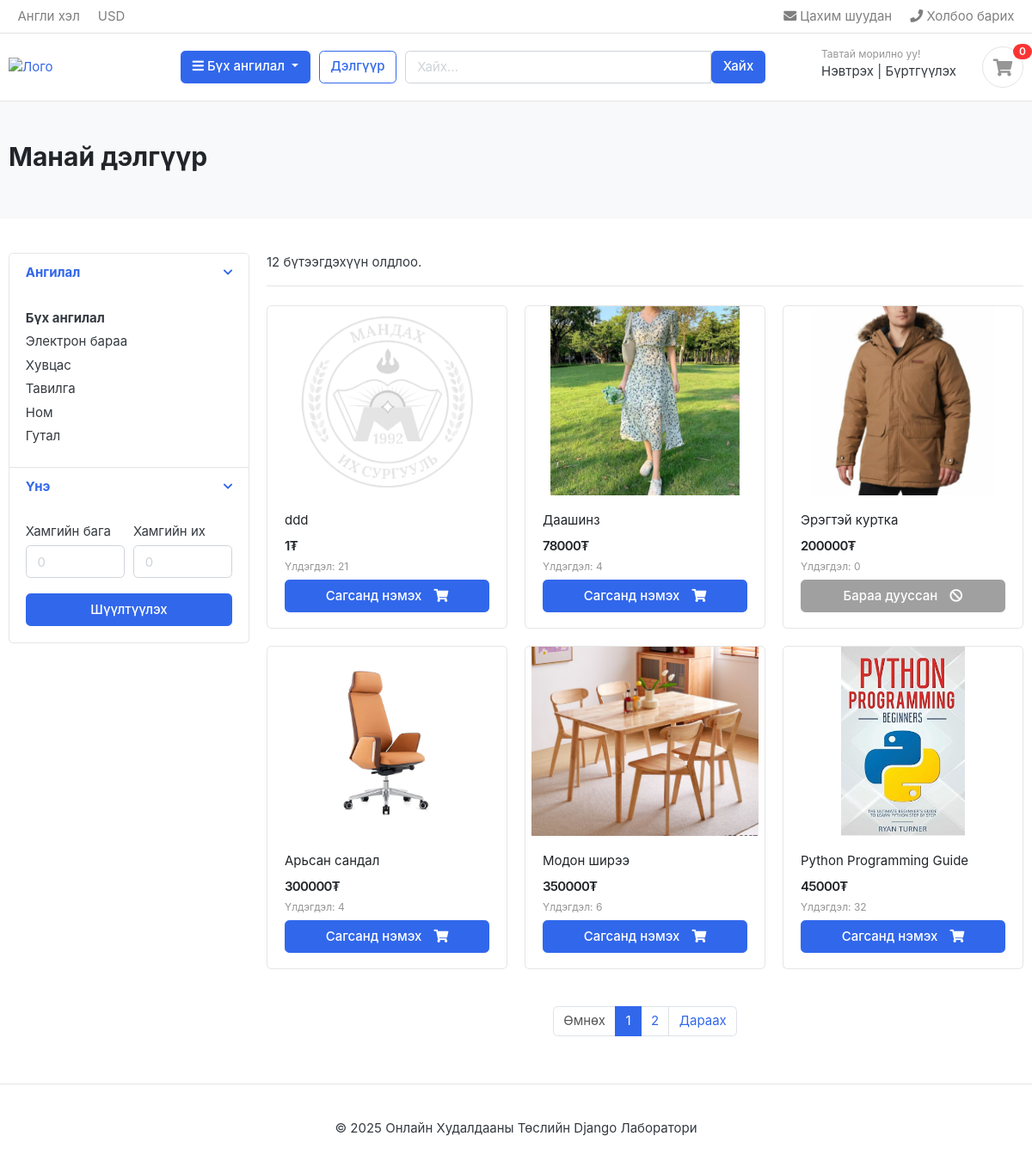
/store/, run on the app's committed database.
### shop_app/models.py (models this page shows, shortened)
class Category(models.Model):
    category_name = models.CharField(max_length=50, unique=True)
    slug = models.SlugField(max_length=100, unique=True)
    description = models.TextField(max_length=255, blank=True)
    cat_image = models.ImageField(upload_to='images/categories', blank=True)
    class Meta:
        db_table = "tbl_categories"
    def getUrl(self):
        return reverse('categoryDetail', kwargs={'slug': self.slug})

class Product(models.Model):
    product_name = models.CharField(
        max_length=200,
        unique=True)
    slug = models.SlugField(max_length=200, unique=True)
    description = models.TextField(max_length=500, blank=True)
    price = models.IntegerField()
    images = models.ImageField(upload_to='images/products')
    stock = models.IntegerField()
    is_available = models.BooleanField(default=True)
    category = models.ForeignKey(Category, on_delete=models.CASCADE)
    created_date = models.DateTimeField(auto_now_add=True)
    modified_date = models.DateTimeField(auto_now=True)
    def getUrl(self):
        return reverse("product_detail", kwargs= {
            "categorySlug": self.category.slug,
            "productSlug": self.slug
        })
    class Meta:
        db_table = "tbl_products"

### shop_app/views.py (the view, shortened to what this page needs)
# urls.py: path("store/",           include('shop_app.urls'),          name="store"),
def store(request, slug=None):
    categories = Category.objects.all()
    products_list = Product.objects.filter(is_available=True)
    keyword = request.GET.get('keyword', '')
    min_price = request.GET.get('min_price', '')
    max_price = request.GET.get('max_price', '')
    selected_category = None
    selected_category_obj = None
    category_param = request.GET.get('category', '')
    if keyword:
        products_list = products_list.filter(
            Q(product_name__icontains=keyword) |
            Q(description__icontains=keyword)
        ).distinct()
    if min_price:
        try:
            min_price_int = int(min_price)
            products_list = products_list.filter(price__gte=min_price_int)
        except ValueError:
            min_price = ''
    if max_price:
        try:
            max_price_int = int(max_price)
            products_list = products_list.filter(price__lte=max_price_int)
        except ValueError:
            max_price = ''
    products_list = products_list.order_by('-created_date')
    paginator = Paginator(products_list, 6)
    page_number = request.GET.get('page')
    products = paginator.get_page(page_number)
    context = {
        'categories': categories,
        'products': products,
        'count': products_list.count(),
        'selected_category': selected_category,
        'selected_category_obj': selected_category_obj,
        'keyword': keyword,
        'min_price': min_price,
        'max_price': max_price,
    }
    return render(request, 'store.html', context)

### cart_app/context_processors.py (called while the page is built)
def counter(request):
    cart_count = 0
    try:
        cart = Cart.objects.filter(id=_cart_id(request))
        cart_items = CartItem.objects.all().filter(cart = cart[:1])
        for cart_item in cart_items:
            cart_count += cart_item.quantity
    except Cart.DoesNotExist:
        cart_count = 0
    return dict(cart_count = cart_count)

### cart_app/views.py (called while the page is built)
def _cart_id(request):
    cart = request.session.session_key
    if not cart:
        cart = request.session.create()
    return cart

### lab2Template/contextProcessors.py (called while the page is built)
def categoriesProcessor(request):
    categories = Category.objects.all()
    return {'categories': categories}

### templates/store.html (shortened to what this page needs)
{% extends "base.html" %}
{% load static %}
{% block content %}
<section class="section-pagetop bg">
  <div class="container">
    <h2 class="title-page">Манай дэлгүүр</h2>
  </div>
</section>
<section class="section-content padding-y">
  <div class="container">
    <div class="row">
      <aside class="col-md-3">
        <div class="card">
          <article class="filter-group">
            <header class="card-header">
              <a href="#" data-toggle="collapse" data-target="#collapse_1" aria-expanded="true">
                <i class="icon-control fa fa-chevron-down"></i>
                <h6 class="title">Ангилал</h6>
              </a>
            </header>
            <div class="filter-content collapse show" id="collapse_1">
              <div class="card-body">
                <ul class="list-menu">
                  <li>
                    <a href="{% url 'store' %}">
                      <strong>Бүх ангилал</strong>
                    </a>
                  </li>
                  {% for category in categories %}
                    <li>
                      <a href="?category={{ category.slug }}&keyword={{ keyword }}&min_price={{ min_price }}&max_price={{ max_price }}">
                        {% if selected_category == category.slug %}
                          <strong>{{ category.category_name }}</strong>
                        {% else %}
                          {{ category.category_name }}
                        {% endif %}
                      </a>
                    </li>
                  {% empty %}
                    <span class="dropdown-item">Ангилал олдсонгүй</span>
                  {% endfor %}
                </ul>
              </div>
            </div>
          </article>
          <article class="filter-group">
            <header class="card-header">
              <a href="#" data-toggle="collapse" data-target="#collapse_3" aria-expanded="true">
                <i class="icon-control fa fa-chevron-down"></i>
                <h6 class="title">Үнэ</h6>
              </a>
            </header>
            <div class="filter-content collapse show" id="collapse_3">
              <div class="card-body">
                <form method="GET" action="{% url 'search' %}">
                  <div class="form-row">
                    <div class="form-group col-md-6">
                      <label>Хамгийн бага</label>
                      <input type="number" class="form-control" name="min_price"
                             placeholder="0" value="{{ min_price }}">
                    </div>
                    <div class="form-group col-md-6">
                      <label>Хамгийн их</label>
                      <input type="number" class="form-control" name="max_price"
                             placeholder="0" value="{{ max_price }}">
                    </div>
                  </div>
                  <button type="submit" class="btn btn-block btn-primary">Шүүлтүүлэх</button>
                </form>
              </div>
            </div>
          </article>
        </div>
      </aside>
      <main class="col-md-9">
        <header class="border-bottom mb-4 pb-3">
          <div class="form-inline">
            <span class="mr-md-auto">
              {{ count }} бүтээгдэхүүн олдлоо.
            </span>
          </div>
        </header>
        <div class="row">
          {% for product in products %}
          <div class="col-md-4">
            <figure class="card card-product-grid">
              <div class="img-wrap">
                {% if product.images %}
                  <a href="{{ product.getUrl }}">
                    <img src="{{ product.images.url }}" alt="{{ product.product_name }}">
                  </a>
                {% else %}
                  <img src="{% static 'images/no_image_available.png' %}" alt="No image" />
                {% endif %}
              </div>
              <figcaption class="info-wrap">
                <div class="fix-height">
                  {% if product.category %}
                    <a href="{{ product.getUrl }}" class="title">{{ product.product_name }}</a>
                  {% else %}
                    {{ product.product_name }}
                  {% endif %}
                  <div class="price-wrap mt-2">
                    <span class="price">{{ product.price }}₮</span>
                  </div>
                  <small class="text-muted">Үлдэгдэл: {{ product.stock }}</small>
                </div>
                {% if product.stock > 0 %}
                  <a href="{% url 'add_cart' product.id %}" class="btn btn-block btn-primary">
                    <span class="text">Сагсанд нэмэх</span>
                    <i class="fas fa-shopping-cart"></i>
                  </a>
                {% else %}
                  <button class="btn btn-block btn-secondary" disabled>
                    <span class="text">Бараа дууссан</span>
                    <i class="fas fa-ban"></i>
                  </button>
                {% endif %}
              </figcaption>
            </figure>
          </div>
          {% empty %}
            <div class="col-md-12">
              <p class="alert alert-info">Таны хайлтад тохирох бүтээгдэхүүн олдсонгүй.</p>
            </div>
          {% endfor %}
        </div>
        {% if products.paginator.num_pages > 1 %}
        <nav class="mt-4" aria-label="Page navigation">
          <ul class="pagination justify-content-center">
            {% if products.has_previous %}
              <li class="page-item">
                <a class="page-link" href="?page={{ products.previous_page_number }}&keyword={{ keyword }}&min_price={{ min_price }}&max_price={{ max_price }}&category={{ selected_category }}">
                  Өмнөх
                </a>
              </li>
            {% else %}
              <li class="page-item disabled">
                <a class="page-link">Өмнөх</a>
              </li>
            {% endif %}
            {% for num in products.paginator.page_range %}
              {% if products.number == num %}
                <li class="page-item active">
                  <a class="page-link">{{ num }}</a>
                </li>
              {% else %}
                <li class="page-item">
                  <a class="page-link" href="?page={{ num }}&keyword={{ keyword }}&min_price={{ min_price }}&max_price={{ max_price }}&category={{ selected_category }}">
                    {{ num }}
                  </a>
                </li>
              {% endif %}
            {% endfor %}
            {% if products.has_next %}
              <li class="page-item">
                <a class="page-link" href="?page={{ products.next_page_number }}&keyword={{ keyword }}&min_price={{ min_price }}&max_price={{ max_price }}&category={{ selected_category }}">
                  Дараах
                </a>
              </li>
            {% else %}
              <li class="page-item disabled">
                <a class="page-link">Дараах</a>
              </li>
            {% endif %}
          </ul>
        </nav>
        {% endif %}
      </main>
    </div>
  </div>
</section>
{% endblock %}

### static/css/ui.css (style rules this page uses)
html { font-family: "Inter", sans-serif; font-size: 15px; }
.img-wrap { text-align: center; display: block; }
.img-wrap img { max-width: 100%; }
.price-wrap { letter-spacing: -0.7px; }
.padding-y { padding-top: 40px; padding-bottom: 40px; }
figure { margin-bottom: 0; }
article:after, .form-group:after { display: block; clear: both; content: ""; }
.bg { background-color: #f8f9fa; }
.title-page { color: #212529; }
.btn .text + i { margin-left: 10px; }
[class*=list-] li:after { visibility: hidden; display: block; content: ""; overflow: hidden; height: 0; clear: both; }
.list-menu { list-style: none; margin: 0; padding-left: 0; }
.list-menu li { margin-bottom: 5px; }
.list-menu a { color: #343a40; }
[class*=card-product] a.title { color: #212529; display: block; }
[class*=card-product] .img-wrap { overflow: hidden; position: relative; }
[class*=card-product] .img-wrap img { height: 100%; max-width: 100%; width: auto; display: inline-block; -o-object-fit: cover; object-fit: cover; }
.card-product-grid { margin-bottom: 20px; }
.card-product-grid .img-wrap { border-radius: 0.2rem 0.2rem 0 0; height: 220px; }
.card-product-grid .info-wrap { overflow: hidden; padding: 18px 20px; }
.card-product-grid .fix-height { height: 80px; overflow: hidden; }
.card .img-wrap { overflow: hidden; }
.price { font-weight: 600; color: #212529; }
.icon-control { margin-top: 5px; float: right; font-size: 80%; }
.card-header .title { margin-bottom: 0; line-height: 1.5; }
.filter-group { border-bottom: 1px solid #e4e4e4; }
.filter-group .card-header { border-bottom: 0; }
.filter-group:last-child { border-bottom: 0; }
.section-pagetop { padding: 45px 0; }

### data on the page
Category: category_name "Электрон бараа"
Category: category_name "Хувцас"
Category: category_name "Тавилга"
Category: category_name "Ном"
Category: category_name "Гутал"
Product: images (picture), product_name "ddd", price "1", stock "21", shows "Сагсанд нэмэх"
Product: images (picture), product_name "Даашинз", price "78000", stock "4", shows "Сагсанд нэмэх"
Product: images (picture), product_name "Эрэгтэй куртка", price "200000", stock "0", shows "Бараа дууссан"
Product: images (picture), product_name "Арьсан сандал", price "300000", stock "4", shows "Сагсанд нэмэх"
Product: images (picture), product_name "Модон ширээ", price "350000", stock "6", shows "Сагсанд нэмэх"
Product: images (picture), product_name "Python Programming Guide", price "45000", stock "32", shows "Сагсанд нэмэх"

### other printed values
{{ cart_count }} "0"
{{ count }} "12"
{{ num }} "1"
{{ num }} "2"
